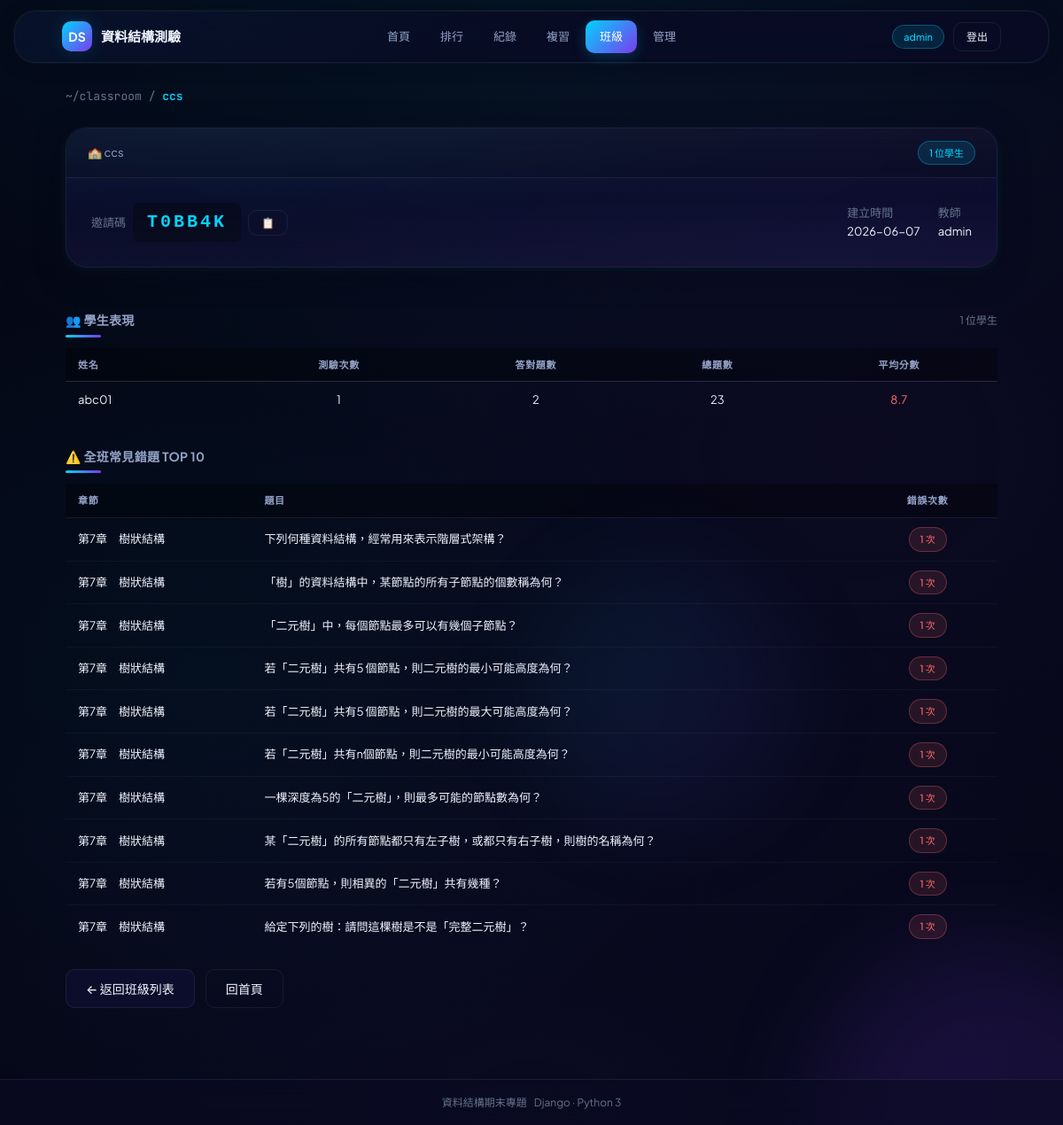
The app's page /classroom/1/ (signed in) with its own data.
### quiz_app/models.py (models this page shows, shortened)
class User(AbstractUser):
    nickname = models.CharField(max_length=50, blank=True, verbose_name='暱稱')
    student_class = models.CharField(max_length=50, blank=True, null=True, verbose_name='班級')
    is_teacher = models.BooleanField(default=False, verbose_name='教師身分')
    class Meta:
        verbose_name = '使用者'
        verbose_name_plural = '使用者'

class Classroom(models.Model):
    name = models.CharField(max_length=100, verbose_name='班級名稱')
    teacher = models.ForeignKey(User, on_delete=models.CASCADE, related_name='classrooms', verbose_name='教師')
    invite_code = models.CharField(max_length=20, unique=True, verbose_name='邀請碼')
    description = models.TextField(blank=True, verbose_name='班級描述')
    created_at = models.DateTimeField(auto_now_add=True, verbose_name='建立時間')
    is_active = models.BooleanField(default=True, verbose_name='啟用中')
    class Meta:
        verbose_name = '班級'
        verbose_name_plural = '班級'
        ordering = ['-created_at']

class Question(models.Model):
    DIFFICULTY_CHOICES = [
        ('easy', '簡單'),
        ('medium', '中等'),
        ('hard', '困難'),
    ]
    chapter = models.CharField(max_length=50, verbose_name='章節')
    question_number = models.IntegerField(verbose_name='題號')
    question_text = models.TextField(verbose_name='題目')
    question_image = models.ImageField(
        upload_to='quiz_app/images/',
        blank=True,
        null=True,
        verbose_name='題目圖片'
    )
    option_a = models.CharField(max_length=500, verbose_name='選項A')
    option_b = models.CharField(max_length=500, verbose_name='選項B')
    option_c = models.CharField(max_length=500, verbose_name='選項C')
    option_d = models.CharField(max_length=500, blank=True, null=True, verbose_name='選項D')
    option_e = models.CharField(max_length=500, blank=True, null=True, verbose_name='選項E')
    correct_answer = models.CharField(max_length=1, verbose_name='正確答案')
    difficulty = models.CharField(
        max_length=10,
        choices=DIFFICULTY_CHOICES,
        default='medium',
        verbose_name='難易度'
    )
    sequence_group = models.CharField(
        max_length=50,
        blank=True,
        null=True,
        verbose_name='連貫題組別',
        help_text='同一組別的題目會保持順序'
    )
    is_new = models.BooleanField(default=False, verbose_name='自編題目')
    source_note = models.CharField(
        max_length=200, blank=True, verbose_name='題目來源',
        help_text='若為自編題目，請註明來源或設計說明'
    )
    explanation = models.TextField(
        blank=True, verbose_name='題目詳解',
        help_text='作答後顯示的詳細解析，說明為什麼正確答案是對的'
    )
    error_count = models.IntegerField(default=0, verbose_name='累計錯誤次數')
    total_attempt_count = models.IntegerField(default=0, verbose_name='累計答題次數')
    class Meta:
        verbose_name = '題目'
        verbose_name_plural = '題目'
        unique_together = ['chapter', 'question_number']
        ordering = ['chapter', 'question_number']

### quiz_app/views.py (the view)
# urls.py: path('classroom/<int:classroom_id>/', views.classroom_detail, name='classroom_detail'),
def classroom_detail(request, classroom_id):
    if not request.user.is_authenticated or not request.user.is_teacher:
        return redirect('home')
    try:
        classroom = Classroom.objects.get(id=classroom_id, teacher=request.user)
    except Classroom.DoesNotExist:
        return redirect('classroom_list')
    enrollments = classroom.enrollments.select_related('student').all()
    students_data = []
    for enroll in enrollments:
        student = enroll.student
        records = QuizRecord.objects.filter(user=student)
        total_quiz = records.count()
        total_correct = sum(r.correct_count for r in records)
        total_qs = sum(r.total_questions for r in records)
        avg_score = round(records.aggregate(avg=models.Avg('score'))['avg'] or 0, 1) if total_quiz > 0 else 0
        students_data.append({
            'id': student.id,
            'nickname': student.nickname or student.username,
            'total_quiz': total_quiz,
            'avg_score': avg_score,
            'total_correct': total_correct,
            'total_questions': total_qs,
        })
    student_ids = [enroll.student.id for enroll in enrollments]
    from django.db.models import Count
    common_wrongs = (WrongAnswer.objects
                     .filter(quiz_record__user_id__in=student_ids)
                     .values('question_id', 'question__question_text', 'question__chapter')
                     .annotate(wrong_count=Count('id'))
                     .order_by('-wrong_count')[:10])
    return render(request, 'quiz_app/classroom_detail.html', {
        'classroom': classroom,
        'students': students_data,
        'common_wrongs': list(common_wrongs),
    })

### quiz_app/templates/quiz_app/classroom_detail.html (shortened to what this page needs)
<!DOCTYPE html>
<html lang="zh-Hant">
<head>
  {% load static %}
  <link rel="stylesheet" href="{% static 'quiz_app/css/style.css' %}"/>
</head>
<body>
<div class="stars">
</div>
<div class="floating-orb"></div><div class="floating-orb"></div><div class="floating-orb"></div>
<div class="app">
  <header class="header">
    <div class="header-inner">
      <a class="brand" href="{% url 'home' %}">
        <span class="brand-icon">DS</span>
        <span>資料結構測驗</span>
      </a>
      <nav class="nav" id="main-nav">
        <a class="nav-link" href="{% url 'home' %}">首頁</a>
        <a class="nav-link" href="{% url 'leaderboard' %}">排行</a>
        <a class="nav-link" href="{% url 'quiz_records' %}">紀錄</a>
        <a class="nav-link" href="{% url 'wrong_answers' %}">複習</a>
        {% if user.is_teacher %}
        <a class="nav-link active" href="{% url 'classroom_list' %}">班級</a>
        {% else %}
        <a class="nav-link active" href="{% url 'classroom_my' %}">班級</a>
        {% endif %}
        <a class="nav-link" href="{% url 'admin_panel' %}">管理</a>
      </nav>
      <div class="header-meta">
        {% if user.is_authenticated %}
          <span class="tag tag-cyan" id="user-tag" onclick="openProfileModal()" style="cursor:pointer;">{{ user.nickname|default:user.username }}</span>
          <a href="{% url 'logout' %}" class="btn btn-sm btn-ghost">登出</a>
        {% endif %}
      </div>
    </div>
  </header>
  <main>
    <div class="container">
      <div class="mono" style="color:var(--text-dim);font-size:13px;margin-bottom:24px;">
        <a href="{% url 'classroom_list' %}">~/classroom</a>
        <span> / </span>
        <span class="cyan" style="font-weight:600;">{{ classroom.name }}</span>
      </div>
      <div class="panel" style="margin-bottom:24px;">
        <div class="panel-header">
          <span>🏫 {{ classroom.name }}</span>
          <span class="tag tag-cyan">{{ classroom.enrollments.count }} 位學生</span>
        </div>
        <div class="panel-body">
          <div style="display:flex;gap:24px;flex-wrap:wrap;align-items:center;">
            <div style="flex:1;min-width:200px;">
              <div style="display:flex;gap:8px;align-items:center;">
                <span class="dim" style="font-size:13px;">邀請碼</span>
                <code style="background:rgba(0,0,0,0.3);padding:6px 16px;border-radius:var(--radius-sm);font-size:20px;font-weight:700;letter-spacing:3px;color:var(--cyan);">{{ classroom.invite_code }}</code>
                <button class="btn btn-sm btn-ghost" onclick="copyCode('{{ classroom.invite_code }}')">📋</button>
              </div>
            </div>
            <div style="display:flex;gap:20px;font-size:13px;">
              <div><span class="dim">建立時間</span><br>{{ classroom.created_at|date:"Y-m-d" }}</div>
              <div><span class="dim">教師</span><br>{{ classroom.teacher.nickname }}</div>
            </div>
          </div>
        </div>
      </div>
      <div class="section-head">
        <h3 class="section-title">👥 學生表現</h3>
        <span class="section-meta">{{ students|length }} 位學生</span>
      </div>
      {% if students %}
      <div style="overflow-x:auto;">
        <table class="admin-table">
          <thead>
            <tr>
              <th>姓名</th>
              <th style="text-align:center;">測驗次數</th>
              <th style="text-align:center;">答對題數</th>
              <th style="text-align:center;">總題數</th>
              <th style="text-align:center;">平均分數</th>
            </tr>
          </thead>
          <tbody>
            {% for s in students %}
            <tr>
              <td>{{ s.nickname }}</td>
              <td style="text-align:center;">{{ s.total_quiz }}</td>
              <td style="text-align:center;">{{ s.total_correct }}</td>
              <td style="text-align:center;">{{ s.total_questions }}</td>
              <td style="text-align:center;">
                <span class="{% if s.avg_score >= 80 %}mint{% elif s.avg_score >= 60 %}amber{% else %}coral{% endif %}">
                  {{ s.avg_score }}
                </span>
              </td>
            </tr>
            {% endfor %}
          </tbody>
        </table>
      </div>
      {% else %}
      <div class="empty">
        <div>尚無學生加入此班級</div>
        <div style="margin-top:8px;color:var(--text-faint);">分享邀請碼給學生，讓他們加入班級！</div>
      </div>
      {% endif %}
      {% if common_wrongs %}
      <div class="section-head" style="margin-top:32px;">
        <h3 class="section-title">⚠️ 全班常見錯題 TOP 10</h3>
      </div>
      <div style="overflow-x:auto;">
        <table class="admin-table">
          <thead>
            <tr>
              <th style="width:20%;">章節</th>
              <th>題目</th>
              <th style="width:15%;text-align:center;">錯誤次數</th>
            </tr>
          </thead>
          <tbody>
            {% for w in common_wrongs %}
            <tr>
              <td>{{ w.question__chapter }}</td>
              <td>{{ w.question__question_text|truncatechars:60 }}</td>
              <td style="text-align:center;"><span class="tag tag-coral">{{ w.wrong_count }} 次</span></td>
            </tr>
            {% endfor %}
          </tbody>
        </table>
      </div>
      {% endif %}
      <div style="margin-top:24px;display:flex;gap:12px;">
        <a class="btn" href="{% url 'classroom_list' %}">← 返回班級列表</a>
        <a class="btn btn-ghost" href="{% url 'home' %}">回首頁</a>
      </div>
    </div>
  </main>
  <footer class="app-footer">
    <div class="container footer-inner" style="padding:0;">
      <div class="dim" style="font-size:12px">資料結構期末專題</div>
      <div class="dim" style="font-size:12px">Django · Python 3</div>
    </div>
  </footer>
</div>
</body>
</html>

### records on screen
User: nickname "admin"
Classroom: name "ccs", enrollments.count "1", invite_code "T0BB4K", created_at "2026-06-07", teacher.nickname "admin"
User: nickname "abc01"
Question: question__chapter "第7章 樹狀結構", question__question_text "下列何種資料結構，經常用來表示階層式架構？", wrong_count "1"
Question: question__chapter "第7章 樹狀結構", question__question_text "「樹」的資料結構中，某節點的所有子節點的個數稱為何？", wrong_count "1"
Question: question__chapter "第7章 樹狀結構", question__question_text "「二元樹」中，每個節點最多可以有幾個子節點？", wrong_count "1"
Question: question__chapter "第7章 樹狀結構", question__question_text "若「二元樹」共有5 個節點，則二元樹的最小可能高度為何？", wrong_count "1"
Question: question__chapter "第7章 樹狀結構", question__question_text "若「二元樹」共有5 個節點，則二元樹的最大可能高度為何？", wrong_count "1"
Question: question__chapter "第7章 樹狀結構", question__question_text "若「二元樹」共有n個節點，則二元樹的最小可能高度為何？", wrong_count "1"
Question: question__chapter "第7章 樹狀結構", question__question_text "一棵深度為5的「二元樹」，則最多可能的節點數為何？", wrong_count "1"
Question: question__chapter "第7章 樹狀結構", question__question_text "某「二元樹」的所有節點都只有左子樹，或都只有右子樹，則樹的名稱為何？", wrong_count "1"
Question: question__chapter "第7章 樹狀結構", question__question_text "若有5個節點，則相異的「二元樹」共有幾種？", wrong_count "1"
Question: question__chapter "第7章 樹狀結構", question__question_text "給定下列的樹：請問這棵樹是不是「完整二元樹」？", wrong_count "1"

### other values on screen
{{ students|length }} "1"
{{ s.total_quiz }} "1"
{{ s.total_correct }} "2"
{{ s.total_questions }} "23"
{{ s.avg_score }} "8.7"
